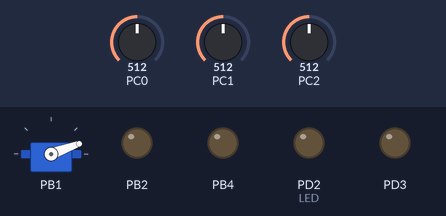
The program below on a simulated ATmega328P, built with avr-gcc and emulated at 16 MHz. Parts: servo, output pins drawn as LEDs (lit = HIGH). Inputs (shaded band) come from the test bench; at power-on: PC2 = 512, PC0 = 512, PC1 = 512. Servo pulses on a pin are drawn as a servo (544–2400 µs = 0–180°); pins used as bus, display or sensor lines are not drawn.

Above: at 1.2 s.
1.3 s: PC2 set to 306
At 1.51 s:
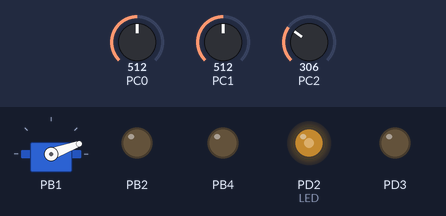
4.3 s: PC0 set to 306
At 5.15 s:
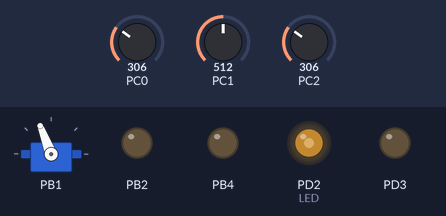
7.3 s: PC2 set to 511
At 8.4 s:
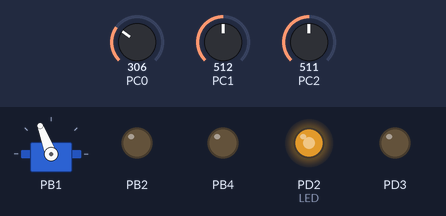
10.3 s: PC2 set to 716
11.8 s: PC0 set to 511
At 12.6 s:
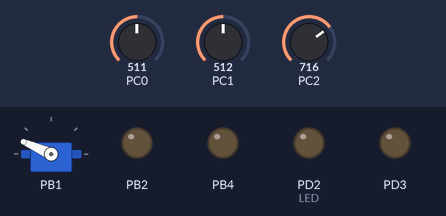
13.3 s: PC2 set to 1023
Timing chart, 0 to 17.3 s (numbered marks = the images above; inputs shaded):
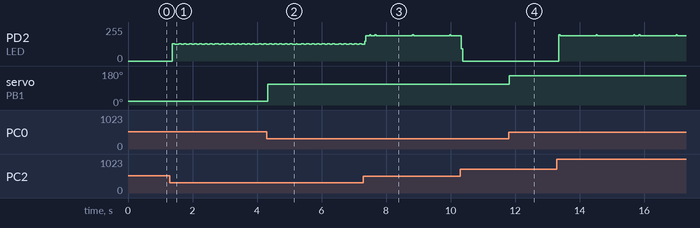

Measured:
- after the input at 4.3 s, servo on PB1: 20° → 111° at once
- after the input at 11.8 s, servo on PB1: 111° → 156° at once

The program:

main.c
```c
/*
 * PRE_LAB_2.c
 *
 * Created: 13/04/2026 11:35:00
 * Author : Pedro Porras
 */

#define F_CPU 16000000
#include <avr/io.h>
#include <util/delay.h>
#include <avr/interrupt.h>

/****************************************/
// Librerias utilizadas

#include "ADC.h"
#include "PWM1.h"
#include "PWM2.h"
void  setup();

// Variables universales utilizadas

volatile uint8_t pwm_led_register;        // POT3 utilizado posteriormente
volatile uint8_t pwm_cont;                // contador de led

/****************************************/
// Main Function

int main(void)
{
    setup();
    initPWM1(PWM1A_NO_INVERTIDO, 0 , ICR1_A, ICR1_B, PWM_PR_8, 39999);      // Vector de PWM1 libreria Propia
	initPWM2(PWM2A_NO_INVERTIDO, 0, PWM2_FAST_MODE, PWM2_PR_1024);          // Vector de PWM2 libreria propia
    initADC(ADC_AVCC, ADCH_ACT, PS_8);                                      // ADC libreria Propia
	sei();                                                                  // Bandera de interrupciones
    while (1)
   {
	   uint8_t pot1, pot2, pot3;               // Variables de lectura de los 3 pot
	   uint16_t pwm_servo1;                    // ciclo de cada PWM
	   uint8_t pwm_servo2;

	   readADC(0);
	   pot1 = readADC(0);                     // leemos el pot 1 en PC0

	   readADC(1);
	   pot2 = readADC(1);                     // leemos el pot2 en PC1

	   readADC(2);
	   pot3 = readADC(2);                     // leemos el pot3 en PC2

	   pwm_servo1 =  1500 + (((uint32_t)pot1 * 3735) / 255);          // Mapeamos el rango de giro del servo
	   setPWM1A(pwm_servo1);

	   pwm_servo2 = 8 + (((uint16_t)pot2 * 31) / 255);                // Mapeamos el rango de giro del servo
	   setPWM2A(pwm_servo2);


	   pwm_led_register = pot3;                                       // Led conectad a una var.

	   _delay_ms(20);
   }
}

/****************************************/
// NON-Interrupt subroutines

void setup(){

	DDRC &= ~((1<<DDC0) | (1<<DDC1) | (1<<DDC2));           // ACTIVAMOS COMO ENTRADA LOS PINES PC0-PC2

	DDRD   |= (1<<DDD2);  // SALIDA DE LED
	TCCR0A = 0;
	TCCR0B = 0;
	TIMSK0 |= (1<<TOIE0); // Habilitar interrupción por Overflow
	TCCR0B |= (1<<CS00);  // Prescaler de 1
}

ISR(TIMER0_OVF_vect){
	pwm_cont++;       // Contador

	if (pwm_cont < pwm_led_register) {
		PORTD |= (1<<PORTD2);  // Enciende el LED en PD2
		} else {
		PORTD &= ~(1<<PORTD2); // Apaga el LED en PD2
	}
}
```

ADC.c
```c
/*
 * ADC.c
 *
 * Created: 13/04/2026 20:25:10
 *  Author: Pedro Porras
 */


#include "ADC.h"

void initADC(uint8_t voltage, uint8_t HIGH_LOW, uint8_t prescaler){

	ADMUX = 0;
	ADMUX |= voltage | HIGH_LOW;

	ADCSRA = 0;
	ADCSRA |= ADC_ENABLE |  prescaler;
}

uint16_t readADC(uint8_t canal){

	ADMUX = (ADMUX & 0xF0) | (canal & 0x0F);

	ADCSRA |= ADC_START;


	while(ADCSRA & (1<<ADSC));

	return ADC;
}
```

ADC.h
```c
/*
 * ADC.h
 *
 * Created: 13/04/2026 20:25:24
 *  Author: Pedro Porras
 */


#ifndef ADC_H_
#define ADC_H_

#include <avr/io.h>
#include <stdint.h>

#define ADC_AVCC        (1<<REFS0)
#define ADC_RESERVED    (1<<REFS1)
#define ADC_INTERNAL    (1<<REFS0)|(1<<REFS1)

//CONTROL
#define ADC_ENABLE      (1<<ADEN)
#define ADC_START       (1<<ADSC)
#define ADC_AUTO        (1<<ADATE)1


#define ADC_FLAG        (1<<ADIF)
#define ADC_INT_ENABLE  (1<<ADIE)
#define ADCH_ACT        (1<<ADLAR)


#define PS_2        (1<<ADPS0)
#define PS_4        (1<<ADPS1)
#define PS_8        (1<<ADPS1)|(1<<ADPS0)
#define PS_16       (1<<ADPS2)
#define PS_32       (1<<ADPS2)|(1<<ADPS0)
#define PS_64       (1<<ADPS2)|(1<<ADPS1)
#define PS_128      (1<<ADPS2)|(1<<ADPS1)|(1<<ADPS0)


void initADC(uint8_t voltage, uint8_t HIGH_LOW, uint8_t prescaler);
uint16_t readADC(uint8_t canal);

#endif /* ADC_H_ */
```

PWM1.c
```c
/*
 * PWM1.c
 *
 * Created: 13/04/2026 22:25:46
 *  Author: Pedro Porras
 */


#include "PWM1.h"


void initPWM1(uint8_t config_A, uint8_t config_B, uint8_t PWM_MODE_A, uint8_t PWM_MODE_B, uint8_t prescaler, uint16_t num_comp){

	DDRB |= (1<<DDB1) | (1<<DDB2);

	TCCR1A = config_A | config_B | PWM_MODE_A;
	TCCR1B = PWM_MODE_B | prescaler;

	ICR1 = num_comp;
}

void setPWM1A(uint16_t ciclo1){
	OCR1A = ciclo1;
}

void setPWM1B(uint16_t ciclo1){
	OCR1B = ciclo1;
}
```

PWM1.h
```c
/*
 * PWM1.h
 *
 * Created: 13/04/2026 22:25:58
 *  Author: Pedro Porras
 */


#ifndef PWM1_H_
#define PWM1_H_


#include <avr/io.h>
#include <stdint.h>

// Modos de salida (COM)
#define PWM1A_NO_INVERTIDO   (1<<COM1A1)
#define PWM1A_INVERTIDO      (1<<COM1A1)|(1<<COM1A0)

#define PWM1B_NO_INVERTIDO   (1<<COM1B1)
#define PWM1B_INVERTIDO      (1<<COM1B1)|(1<<COM1B0)

// Modos de generación de onda (WGM)
#define PWM_FAST_MODE_8BIT   (1<<WGM10)
#define PWM_FAST_MODE_9BIT   (1<<WGM11)
#define PWM_FAST_MODE_10BIT  (1<<WGM11)|(1<<WGM10)

#define PWM_PHASE_CORRECT_8BIT    (1<<WGM10)
#define PWM_PHASE_CORRECT_9BIT    (1<<WGM11)
#define PWM_PHASE_CORRECT_10BIT   (1<<WGM10)|(1<<WGM11)

// VAL comparacion
#define ICR1_A			    (1<<WGM11)
#define ICR1_B			 	(1<<WGM13)|(1<<WGM12)

#define PWM_WGM12           (1<<WGM12)

// Prescalers
#define PWM_PR_1      (1<<CS10)
#define PWM_PR_8      (1<<CS11)
#define PWM_PR_64     (1<<CS11)|(1<<CS10)
#define PWM_PR_256    (1<<CS12)
#define PWM_PR_1024   (1<<CS12)|(1<<CS10)


void initPWM1(uint8_t config_A, uint8_t config_B, uint8_t PWM_MODE_A, uint8_t PWM_MODE_B, uint8_t prescaler, uint16_t num_comp);
void setPWM1A(uint16_t ciclo);
void setPWM1B(uint16_t ciclo);

#endif /* PWM1_H_ */
```

PWM2.c
```c
/*
 * PWM2.c
 *
 * Created: 15/04/2026 16:21:17
 *  Author: Pedro Porras
 */


#include "pwm2.h"

void initPWM2(uint8_t config_A, uint8_t config_B, uint8_t PWM_MODE, uint8_t prescaler){

	DDRD |= (1<<DDD3);
    DDRB |= (1<<DDB4);

	TCCR2A = 0;
	TCCR2B = 0;

	TCCR2A |= config_A | config_B | PWM_MODE;
	TCCR2B |= prescaler;
}

void setPWM2A(uint8_t ciclo){
	OCR2A = ciclo;
}

void setPWM2B(uint8_t ciclo){
	OCR2B = ciclo;
}
```

PWM2.h
```c
/*
 * PWM2.h
 *
 * Arquitectura: 8 bits
 * Pines de Salida: D11 (PB3) para Canal A / D3 (PD3) para Canal B
 */

#ifndef PWM2_H_
#define PWM2_H_

#include <avr/io.h>
#include <stdint.h>


// Modos de salida (COM) para Timer 2
#define PWM2A_NO_INVERTIDO   (1<<COM2A1)
#define PWM2A_INVERTIDO      (1<<COM2A1)|(1<<COM2A0)

#define PWM2B_NO_INVERTIDO   (1<<COM2B1)
#define PWM2B_INVERTIDO      (1<<COM2B1)|(1<<COM2B0)

// Se configuran en TCCR2A
#define PWM2_FAST_MODE       (1<<WGM21)|(1<<WGM20)
#define PWM2_PHASE_CORRECT   (1<<WGM20)


// Prescalers únicos del Timer 2
#define PWM2_PR_1      (1<<CS20)
#define PWM2_PR_8      (1<<CS21)
#define PWM2_PR_32     (1<<CS21)|(1<<CS20)
#define PWM2_PR_64     (1<<CS22)
#define PWM2_PR_128    (1<<CS22)|(1<<CS20)
#define PWM2_PR_256    (1<<CS22)|(1<<CS21)
#define PWM2_PR_1024   (1<<CS22)|(1<<CS21)|(1<<CS20)


// Prototipos de funciones
void initPWM2(uint8_t config_A, uint8_t config_B, uint8_t PWM_MODE, uint8_t prescaler);
void setPWM2A(uint8_t ciclo);
void setPWM2B(uint8_t ciclo);


#endif /* PWM2_H_ */
```
